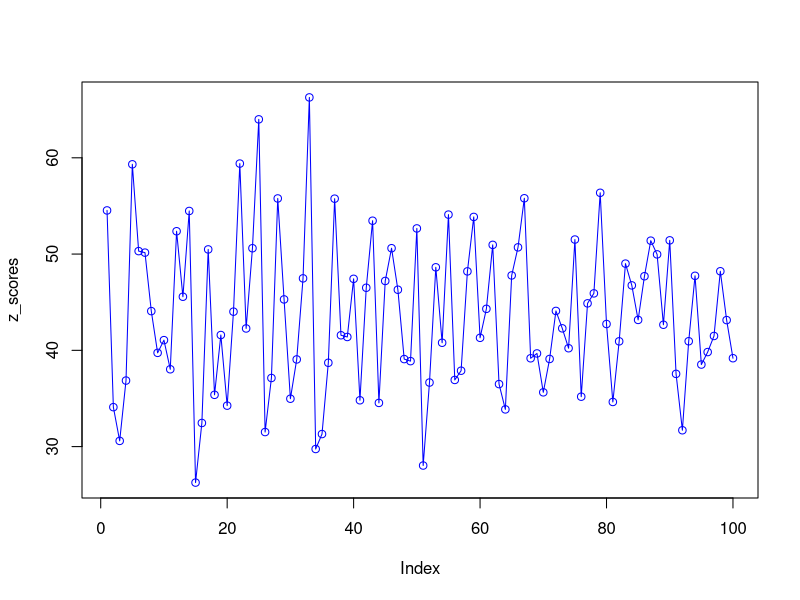
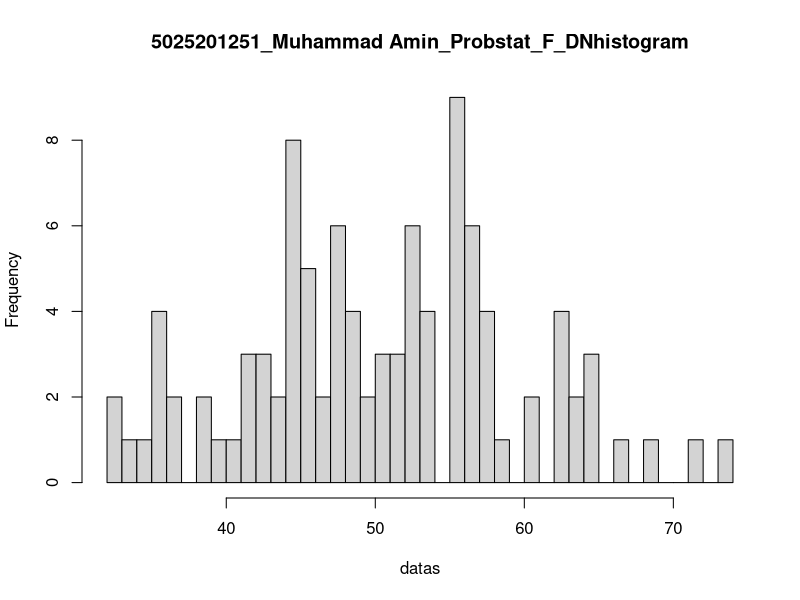

Recreate these plots in R, in order.
#Nama   : Muhammad Amin
#NRP    : 5025201251
#Kelas  : F


#Nomor 6.A
n = 100# banyak datda
m = 50 # mean
std = 8 # standar deviasi
#Contoh data
#data = c(1,2,4,2,6,3,10,11,5,3,6,85)
data = rnorm(n, m, std)
rata_rata = mean(data)
x1 = floor(mean(data))
x2 = round(mean(data))
z_scores = (data - mean(data) / sd(data))
plot(z_scores, type = "o", col="blue")

#Nomor 6.B
datas = rnorm(n, m, std)
hist(datas, breaks = 50,
     main = "5025201251_Muhammad Amin_Probstat_F_DNhistogram")

#Nomor 6.C
datas = rnorm(n, m, std)
variance = var(datas)
variance